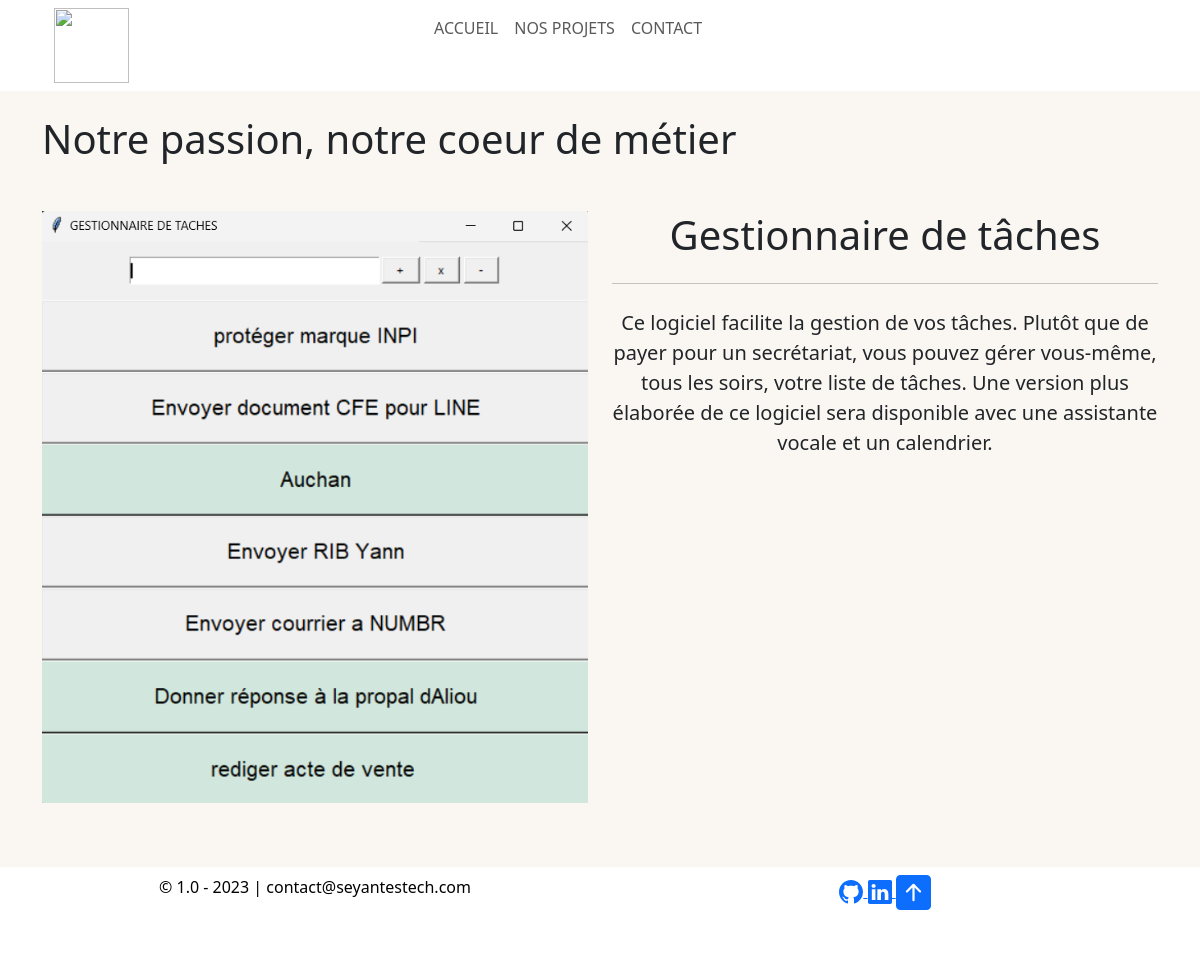
Screenshot of /projets/gestionnaire-de-taches/ with the database file from the repository.
### projets/models.py (models this page shows, shortened)
class Projet(models.Model):
    titre = models.CharField(max_length=150)
    slug = models.SlugField(max_length=100)
    contenu = models.TextField()
    date_publication = models.DateTimeField(auto_now_add=True)
    e_vid = EmbedVideoField(blank=True)
    image = models.ImageField(default='default.jpg')
    class Meta:
        verbose_name = ('Projet')
        verbose_name_plural = ('Projets')

### projets/views.py (the view)
# urls.py: path('<slug:slug>/',views.projet_view, name='projet'),
def projet_view(request, slug):
    projet = get_object_or_404(Projet, slug=slug)
    return render(request, 'projets/detail.html', context={'projet': projet})

### projets/templates/projets/detail.html
{% extends 'template_base.html' %}
{% block contenu %}
<div class="container mt-4">
    <h4 class="display-6">Notre passion, notre coeur de métier</h4>
    <div class="row mt-5">
        <div class="col-lg mb-3">
            <img class="w-100" src="{{ projet.image.url }}" alt="{{ projet.titre }}">
        </div>
        <div class="col-lg text-center">
            <h3 class="display-6">{{ projet.titre }}</h3>
            <hr class="my-4">
            <p class="lead">{{ projet.contenu }}</p>
        </div>
    </div>
</div>
{% endblock %}

### templates/template_base.html (shortened to what this page needs)
{% load static %}
<html lang="en">
<head>
    <link href="https://cdn.jsdelivr.net/npm/bootstrap@5.3.0-alpha2/dist/css/bootstrap.min.css" rel="stylesheet">
    <link rel="stylesheet" href="{% static 'css/all.min.css' %}">
    <link rel="stylesheet" href="{% static 'css/styles.css' %}">
</head>
<body>
    <nav class="navbar navbar-expand-lg navbar-light bg-body">
        <div class="container">
            <div class="container-fluid">
                <div class="row">
                    <div class="col-lg-4">
                        <a class="navbar-brand" href="{% url 'home' %}">
                            <img width="75px" src="{% static 'icon-st.png' %}" alt="">
                        </a>
                    </div>
                    <div class="col-lg-5">
                        <div class="collapse navbar-collapse" id="navbarNavAltMarkup">
                            <div class="navbar-nav">
                                <a class="nav-link" aria-current="page" href="{% url 'home' %}">ACCUEIL</a>
                                <a class="nav-link" href="{% url 'projets:projets' %}">NOS PROJETS</a>
                                <a class="nav-link" href="{% url 'contact:contact' %}">CONTACT</a>
                            </div>
                        </div>
                    </div>
                </div>
            </div>
        </div>
    </nav>
    {% block contenu %} {% endblock %}
    <footer class="bg-body text-black mt-5 pt-2 pb-5">
        <div class="container">
            <div class="row">
                <div class="col-lg-6 text-center"><span>&copy; 1.0 - 2023 | contact@seyantestech.com </span></div>
                <div class="col-lg-6 text-center">
                    <a class="github" href="https://seyantestech.github.io/cv-bseye/">
                    </a>
                    <a class="linkedin" href="https://www.linkedin.com/in/bseye/">
                    </a>
                    <a class="arrow" href="#">
                    </a>
                </div>
            </div>
        </div>
    </footer>
</body>
</html>

### static/css/styles.css (style rules this page uses)
body { background-color: #FAF6F1; }

### rows the page displays
Projet: image (picture), titre "Gestionnaire de tâches", contenu "Ce logiciel facilite la gestion de vos tâches. Plutôt que de payer pour un secrétariat, vous pouvez gérer vous-même, tous les soirs, votre liste de tâches. Une version plus élaborée de ce logiciel sera disponible avec une assistante vocale et un calendrier."
